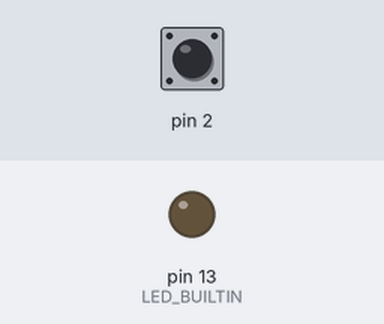
Bench run of a sketch on a simulated Arduino Uno, built with avr-gcc and run on an emulated ATmega328P. Parts: output pins drawn as LEDs (lit = HIGH). The test bench sets the inputs (shaded band); at power-on: pin 2 HIGH.

Above: at 1.2 s.
1.3 s: pin 2 pulled LOW for 0.15 s
At 2.0 s:
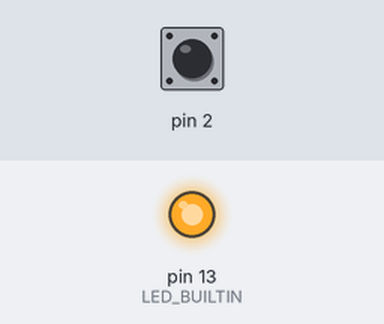
Timing chart, 0 to 4.3 s (numbered marks = the images above; inputs shaded):
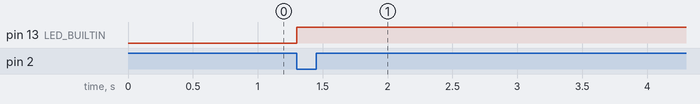

Measured:
- after the input at 1.3 s, pin 13 (LED_BUILTIN): LOW → HIGH at once

The sketch:

03_zadanie.ino
```cpp
volatile bool toggle = true;

void setup() {
	pinMode(2,INPUT_PULLUP);
	pinMode(LED_BUILTIN,OUTPUT);
	attachInterrupt(0,interruptService,LOW);
}

void loop() {
}


void interruptService(){
	toggle != toggle;
	digitalWrite(LED_BUILTIN,toggle);
}
```
